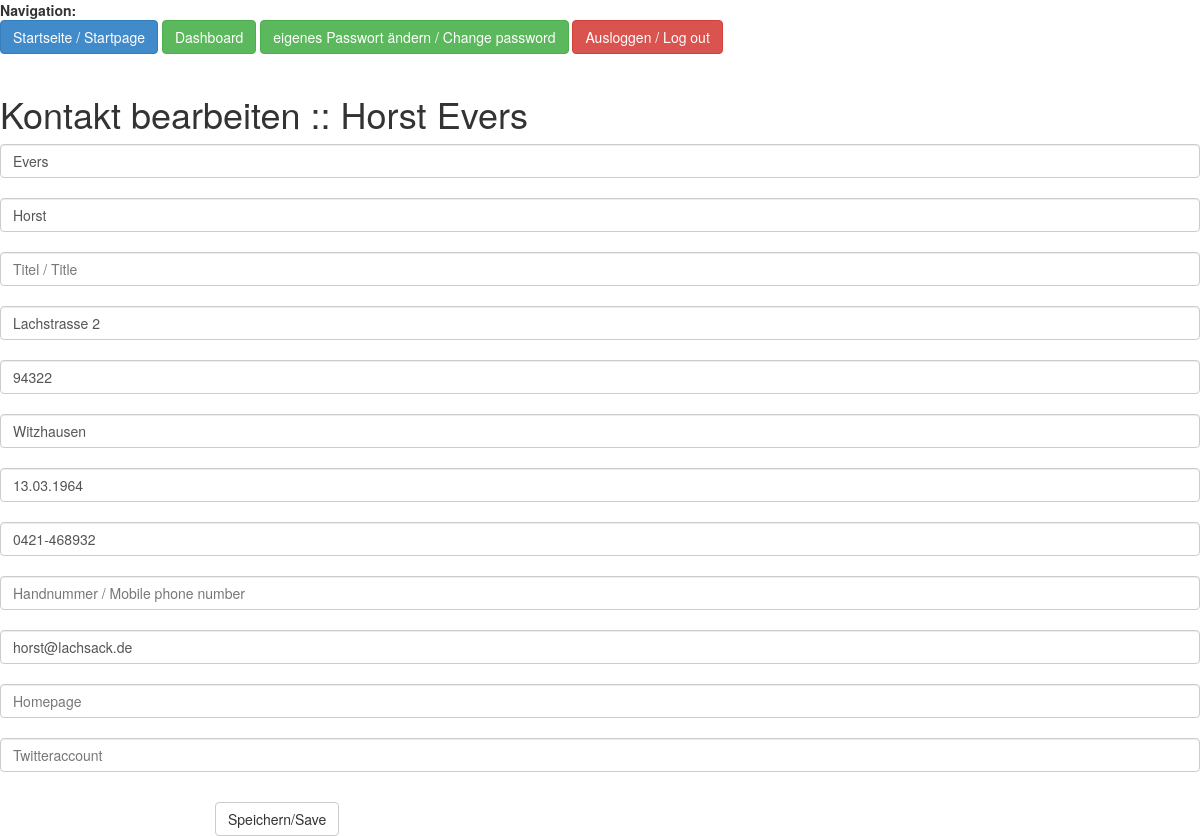
The page /contact/edit/4 (signed in) on the database its author committed.
### models.py (models this page shows, shortened)
class Contact(Base):
    __tablename__ = 'contacts'
    id = Column(Integer, primary_key=True)
    lastname = Column(Text, nullable=False)
    firstname = Column(Text, nullable=False)
    title = Column(Text, nullable=True)
    street = Column(Text, nullable=True)
    zip = Column(Text, nullable=True)
    city = Column(Text, nullable=True)
    birthdate = Column(Text, nullable=True)
    landline = Column(Text, nullable=True)
    mobile_phone = Column(Text, nullable=True)
    email = Column(Text, nullable=True)
    homepage = Column(Text, nullable=True)
    twitter = Column(Text, nullable=True)
    user_id = Column(Integer, ForeignKey('users.id'))
    user = relationship('User', backref = backref('contacts', lazy = 'dynamic'))

### adressbuch_app.py (the view)
@app.route('/contact/edit/<contact_id>', methods=["GET", "POST"])
@login_required
def contact_edit(contact_id):
    contact = Contact.query.filter_by(user_id=current_user.id, id=contact_id).first()
    if not contact:
        flash('Kontakt existiert nicht! / Contact doesnt exist!')
        return redirect(url_for('contacts'))
    form = NewContactForm(obj=contact)
    if form.validate_on_submit():
        form.populate_obj(contact)
        db_session.add(contact)
        db_session.commit()
        flash('Kontakt erfolgreich aktualisiert! / Contaxt successfully updated!')
        return redirect(url_for('contacts'))
    return render_template('contact_edit.jinja', form=form, contact=contact)

### forms.py
class NewContactForm(Form):
    lastname = TextField('Nachname', validators=[DataRequired()])
    firstname = TextField('Vorname')
    title = TextField('Titel')
    street = TextField('Strasse')
    zip = TextField('PLZ')
    city = TextField('Stadt')
    birthdate = TextField('Geburtsdatum')
    landline = TextField('Telefon (Festnetz)')
    mobile_phone = TextField('Telefon (mobil)')
    email = TextField('E-Mail')
    homepage = TextField('Homepage')
    handy = TextField('Handynummer')
    twitter = TextField('Twitter', validators=[Length(max=15)])

### adressbuch_app.py (called while the page is built)
@login_manager.user_loader
def load_user(user_id):
    return User.query.get(int(user_id))

@app.teardown_appcontext
def shutdown_session(exception=None):
    db_session.remove()

### templates/contact_edit.jinja (shortened to what this page needs)
{% extends 'base2.jinja' %}
{% block content %}
<h1>Kontakt bearbeiten :: {{ contact.firstname }} {{ contact.lastname }}</h1>
<p>
<form method="POST" action="{{ url_for('contact_edit', contact_id=contact.id, next=request.args.get('next')) }}">
    {{ form.lastname (type="text", class_="form-control",  placeholder="Nachname / Last name")}}
    <br />
    {{ form.firstname (type="text", class_="form-control", placeholder="Vorname / First name")}}
    <br />
    {{ form.title (type="text", class_="form-control", placeholder="Titel / Title")}}
    <br />
    {{ form.street (type="text", class_="form-control", placeholder="Strasse / Street")}}
    <br />
    {{ form.zip (type="text", class_="form-control", placeholder="Postleitzahl / Postal code")}}
    <br />
    {{ form.city (type="text", class_="form-control", placeholder="Stadt / City")}}
    <br />
    {{ form.birthdate (type="text", class_="form-control", placeholder="Geburtstag / Birthday")}}
    <br />
    {{ form.landline (type="text", class_="form-control", placeholder="Festnetzanschluss / Land line")}}
    <br />
    {{ form.mobile_phone (type="text", class_="form-control", placeholder="Handnummer / Mobile phone number")}}
    <br />
    {{ form.email (type="text", class_="form-control", placeholder="Email / Email")}}
    <br />
    {{ form.homepage (type="text", class_="form-control", placeholder="Homepage")}}
    <br />
    {{ form.twitter (type="text", class_="form-control", placeholder="Twitteraccount")}}
    <br />
        <div class="form-group">
        <div class="col-sm-offset-2 col-sm-10">
            <button type="submit" class="btn btn-default">Speichern/Save</button>
    </div>
</form>
</p>
{% endblock %}

### rows shown on the page
Contact: firstname "Horst", lastname "Evers", street "Lachstrasse 2", zip "94322", city "Witzhausen", birthdate "13.03.1964", landline "0421-468932", email "horst@lachsack.de"
